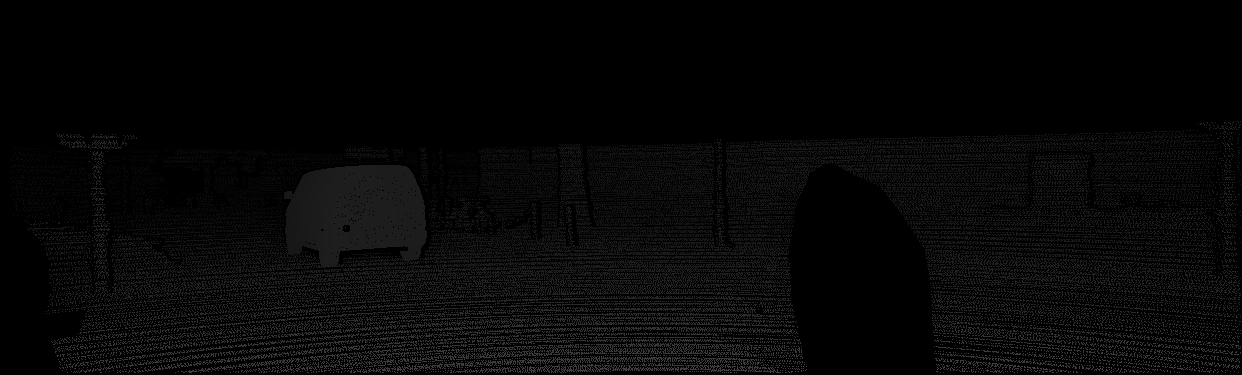
#> input picture results/gt/true_000002_10.png, 1242 x 375 px; its folder holds 4 pictures in this run
$ python cal.py
#> lines starting #> are read from the running program, lines starting #| are printed output that depends on the picture; after the words box and inside, x2 and y2 are one past the last pixel; in counts of white or black regions, pixels touching at a corner belong together; long printed decimals are rounded; pictures that were not available may be replaced by others from this repository, and a replacement may not be noted
import os
import cv2
import numpy as np

path = './results/gt/'
files = os.listdir(path)

error = 0
count = 0
for file in files:
    pt = file.split('_')

    disp_targets = cv2.imread(path + file,cv2.IMREAD_GRAYSCALE)
#> disp_targets is the input picture: shape (375, 1242); min 0, max 66, mean 6.6
    predicted_map = cv2.imread('./results/nyu_post/' + pt[1] + '_10.png', cv2.IMREAD_GRAYSCALE)

    if disp_targets.shape == predicted_map.shape:
        valid_gt_pixels = (disp_targets != 0).astype('float')
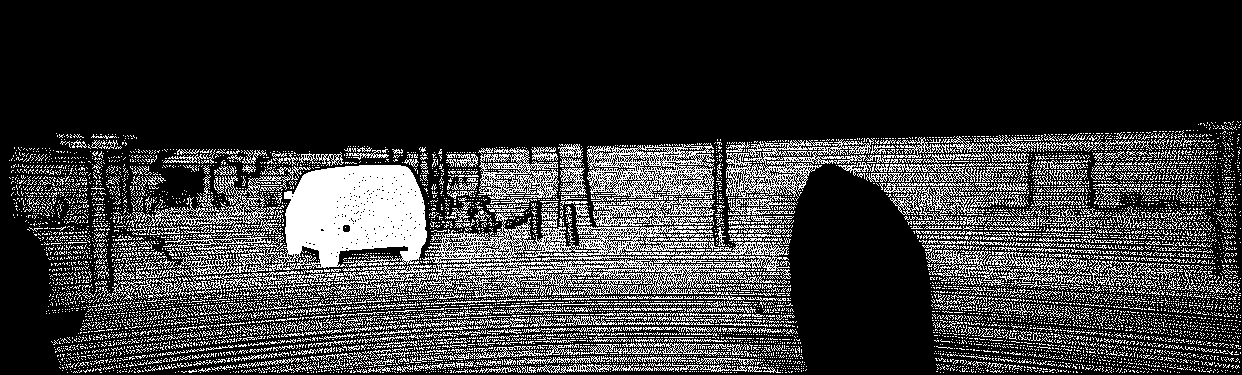
#> valid_gt_pixels: shape (375, 1242) float64; values 0 (black) and 1 (white), 21.5% white in thin lines or dots, all inside (x1, y1, x2, y2) = (9, 121, 1241, 373)

        masked_prediction_valid = predicted_map * valid_gt_pixels
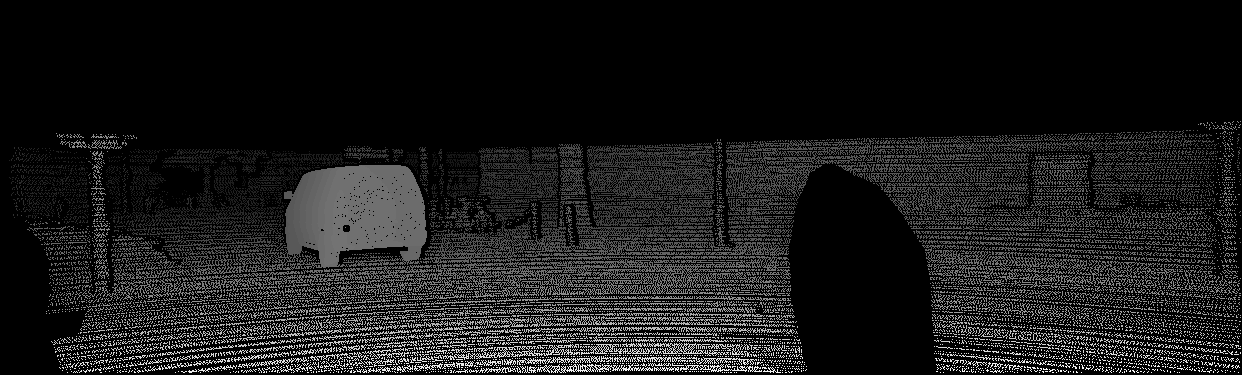
#> masked_prediction_valid: shape (375, 1242) float64; min 0, max 66, mean 6.6; drawn with min black and max white

        num_valid_gt_pixels = valid_gt_pixels.sum()
#> num_valid_gt_pixels = 100125

        # NOTE: Use 3-pixel error metric for now.
        num_error_pixels = (np.abs(masked_prediction_valid - disp_targets) > 3).sum()
#> num_error_pixels = 0

        error_id = num_error_pixels / num_valid_gt_pixels
#> error_id = 0

        error += error_id
#> error = 0

        error_str = ('%06d') % int(pt[1]) + '_10' + '\t' + ('%f') % error_id

        print(error_str)
#| 000002_10	0

    count += 1
#> pass 2 of the loop `for file in files:`:
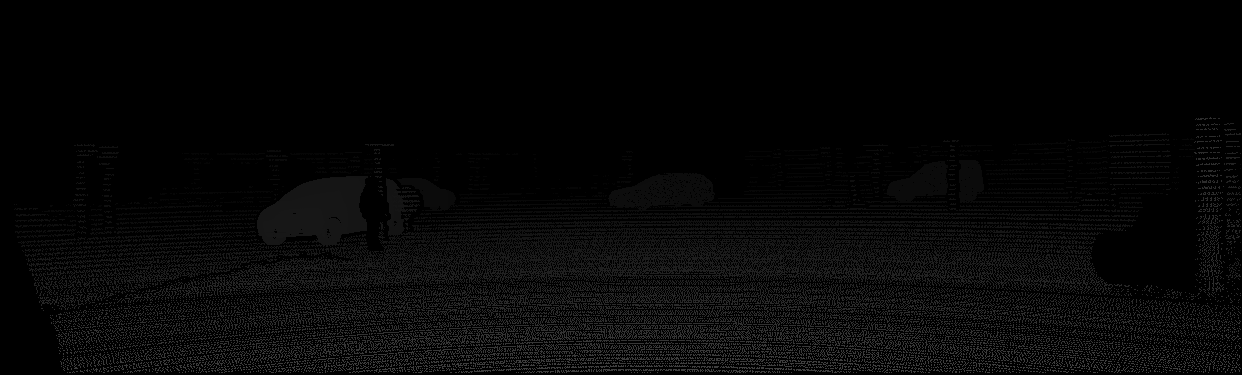
#> input picture results/gt/true_000014_10.png, 1242 x 375 px
#> disp_targets is the input picture: shape (375, 1242); min 0, max 66, mean 6.6
#> `valid_gt_pixels = (disp_targets != 0).astype('float')`:
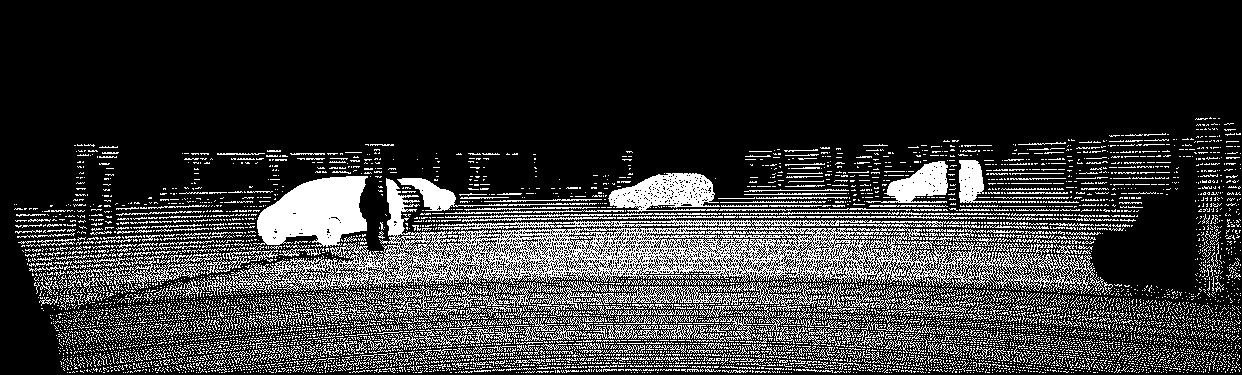
#> valid_gt_pixels: shape (375, 1242) float64; values 0 (black) and 1 (white), 20.1% white in thin lines or dots, all inside (x1, y1, x2, y2) = (14, 117, 1241, 373)
#> `masked_prediction_valid = predicted_map * valid_gt_pixels`:
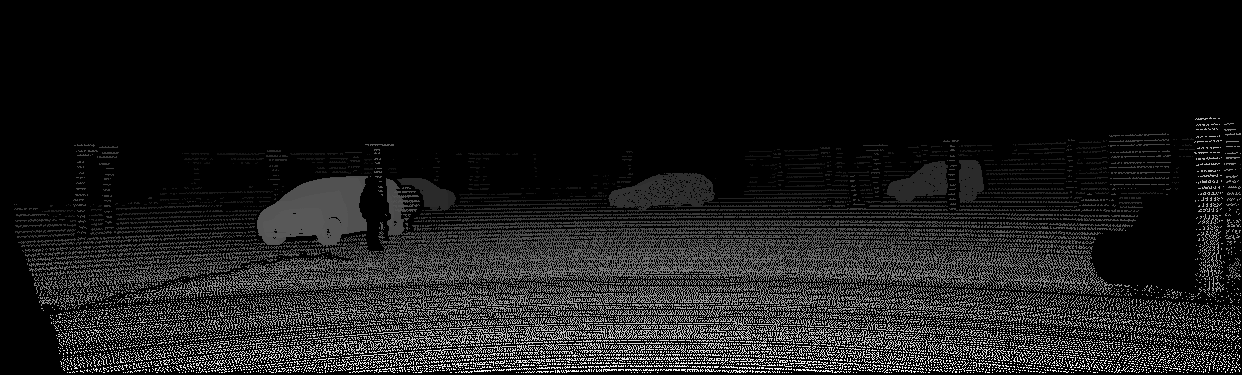
#> masked_prediction_valid: shape (375, 1242) float64; min 0, max 66, mean 6.6; drawn with min black and max white
#> num_valid_gt_pixels = 93727
#| 000014_10	0
#> pass 3 of the loop `for file in files:`:
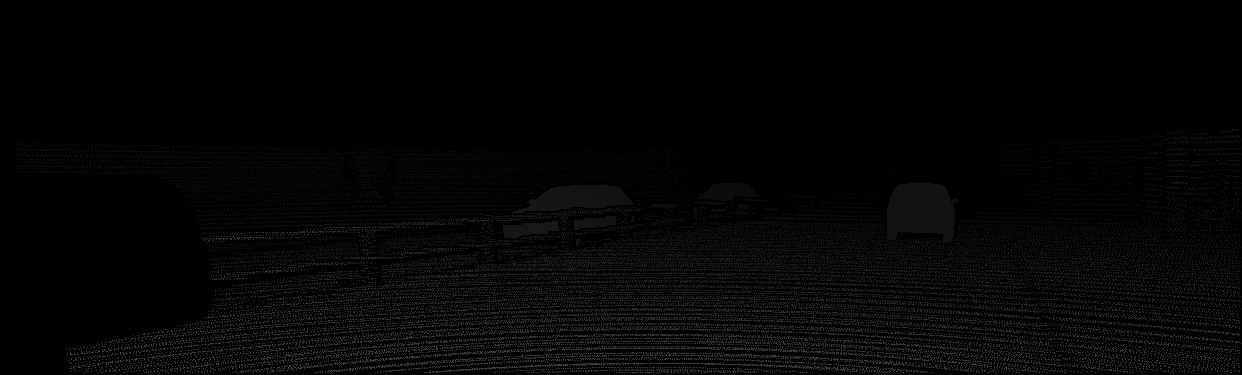
#> input picture results/gt/true_000024_10.png, 1242 x 375 px
#> disp_targets is the input picture: shape (375, 1242); min 0, max 69, mean 4.4
#> `valid_gt_pixels = (disp_targets != 0).astype('float')`:
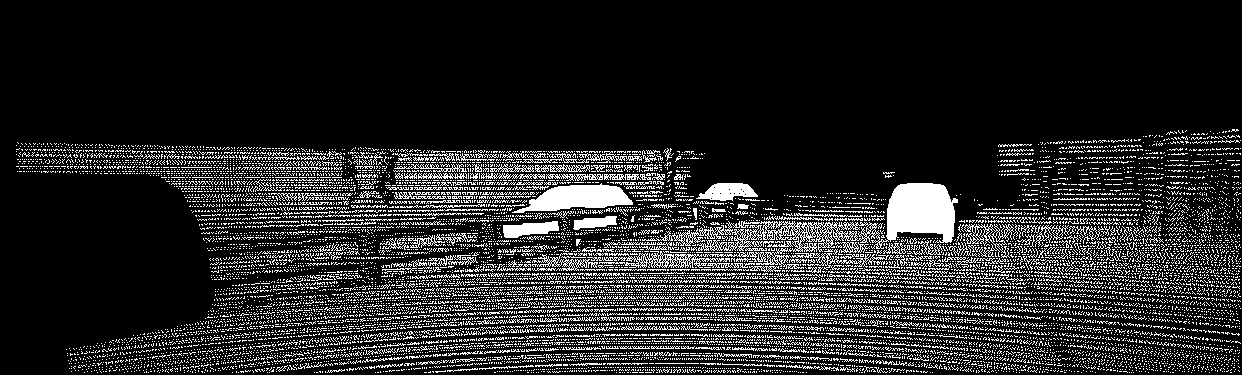
#> valid_gt_pixels: shape (375, 1242) float64; values 0 (black) and 1 (white), 14.8% white in thin lines or dots, all inside (x1, y1, x2, y2) = (16, 129, 1241, 373)
#> `masked_prediction_valid = predicted_map * valid_gt_pixels`:
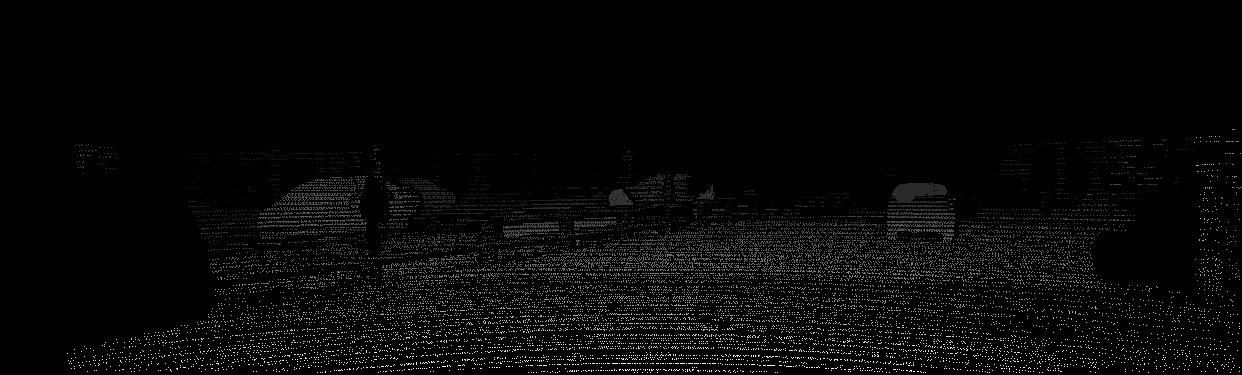
#> masked_prediction_valid: shape (375, 1242) float64; min 0, max 66, mean 1.7; drawn with min black and max white
#> num_valid_gt_pixels = 69008
#> num_error_pixels = 57723
#> error_id = 0.836
#| 000024_10	0.8365
#> (the run stopped early here; a loop or call above may not have finished)
